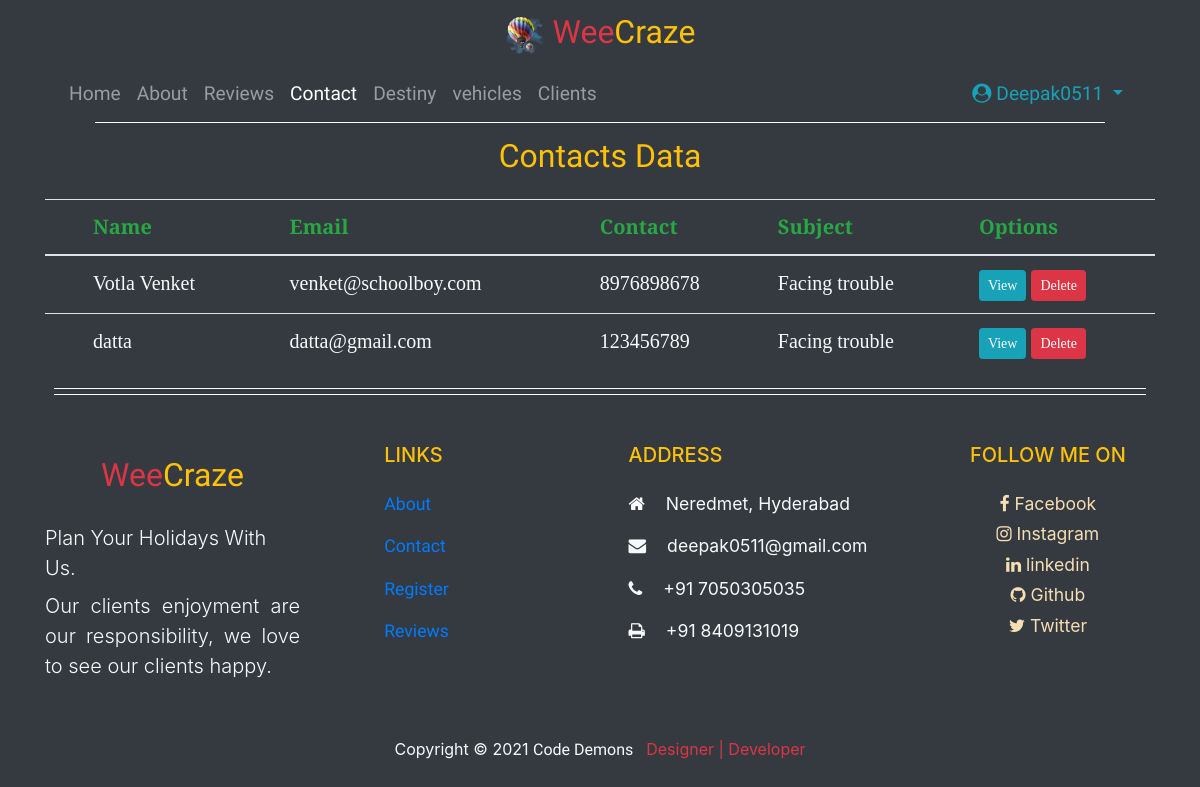
The app's page /contact/ (signed in) with its own data.
### register/models.py (models this page shows, shortened)
class Client(AbstractBaseUser):
    username = models.CharField(max_length=30, unique=True)
    email = models.EmailField(verbose_name="email", max_length=60, unique=True)
    first_name = models.CharField(max_length=30)
    last_name = models.CharField(max_length=30)
    contact = models.CharField(max_length=10)
    date_joined = models.DateTimeField(verbose_name="date joined", auto_now_add=True)
    last_joined = models.DateTimeField(verbose_name="last login", auto_now_add=True)
    is_admin = models.BooleanField(default=True)
    is_active = models.BooleanField(default=True)
    is_staff = models.BooleanField(default=False)
    is_superuser = models.BooleanField(default=False)
    USERNAME_FIELD = 'username'
    REQUIRED_FIELDS = ['email']
    objects = MyClient()

### contact/models.py (models this page shows)
class Contact(models.Model):
    name = models.CharField(max_length=50)
    email = models.CharField(max_length=30)
    contact = models.CharField(max_length=10)
    subject = models.CharField(max_length=20)
    adress = models.CharField(max_length=80)
    message = models.CharField(max_length=200)

### contact/views.py (the view)
# urls.py: path('', include('contact.urls')),
def contact(request):
    if request.method == "POST":
        form = ContactForm(request.POST)
        if form.is_valid():
            Contact = form.save()
            name = Contact.name
            messages.success(request, 'Received your message.. We will be back to you ' + name)
    else:
        form = ContactForm()
    contactData = ContactModal.objects.all()
    context = { 'contact' : 'active', 'fm' : ContactForm, 'contactData':contactData}
    return render(request, 'contact/contact.html', context)

### contact/templates/contact/contact.html (shortened to what this page needs)
{% extends 'home/base.html' %}
{% load static %}
    {% block content %}
        <div class="container">
                {% if user.is_superuser %}
                    <h2 class="kaushan text-center text-warning my-2"> Contacts Data </h2>
                    <table class="table table-hover mt-3 garamond lead">
                        <div class="row">
                            <thead class="border-bottom-0">
                                <tr class="text-success text-justify">
                                    <th scope="col" class="pl-5">Name</th>
                                    <th scope="col">Email</th>
                                    <th scope="col">Contact</th>
                                    <th scope="col">Subject</th>
                                    <th scope="col">Options</th>
                                </tr>
                            </thead>
                            <tbody>
                                {% for contact_data in contactData %}
                                <tr class="text-light text-justify">
                                    <td scope="row" class="pl-5"> {{ contact_data.name }} </td>
                                    <td> {{ contact_data.email }} </td>
                                    <td> {{ contact_data.contact }} </td>
                                    <td> {{ contact_data.subject }} </td>
                                    <td>
                                        <button type="button" class="btn btn-sm btn-info"> View </button>
                                        <a href=" {% url 'delete_contact' contact_data.id %} "> <button type="button" class="btn btn-sm btn-danger">Delete</button> </a>
                                    </td>
                                </tr>
                                {% endfor %}
                            </tbody>
                        </div>
                    </table>
            {% endif %}
        </div>
        <hr>
    {% endblock content %}

### home/templates/home/navbar.html (shortened to what this page needs)
<nav class="navbar navbar-expand-lg navbar-dark bg-dark pb-1">
    <div class="collapse navbar-collapse" id="navbarNavDropdown">
      <ul class="navbar-nav justify-content-center">
        <li class="nav-item">
          <a class="nav-link {{ home }}" href="{% url 'home' %}"> Home <span class="sr-only">(current)</span></a>
        </li>
        <li class="nav-item">
          <a class="nav-link {{ about }}" href="{% url 'about' %}"> About </a>
        </li>
        <li class="nav-item">
                    <a class="nav-link" href="#"> Reviews </a>
        </li>
      </ul>
      {% if request.user.is_authenticated %}
        <ul class="navbar-nav">
          {% if user.is_superuser %}
            <li class="nav-item">
              <a class="nav-link {{ contact }}" href="{% url 'contact' %}"> Contact </a>
            </li>
            <li class="nav-item">
              <a class="nav-link {{ destiny }}" href="{% url 'destiny' %}"> Destiny </a>
            </li>
            <li class="nav-item">
              <a class="nav-link {{ vehicle }}" href=" {% url 'vehicle' %} "> vehicles </a>
            </li>
            <li class="nav-item">
              <a class="nav-link {{ clients }}" href=" {% url 'clients' %} "> Clients </a>
            </li>
          {% endif %}
        </ul>
        <div class="nav-item dropdown ml-auto kaushan">
            <a class="nav-link kaushan active dropdown-toggle text-info" href="#" id="navbarDropdownMenuLink" data-toggle="dropdown"
              aria-haspopup="true" aria-expanded="false"> <i class="fa fa-user-circle fa-spin "></i>
              {{ request.user.username }}
            </a>
        </div>
      {% endif %}
    </div>
</nav>

### home/static/home/css/style.css (style rules this page uses)
* { margin: 0; padding: 0; }
body { background-color: rgb(52, 58, 64); }
li a { font-family: 'Kaushan Script', cursive; }
.navbar a { font-size: 1.2rem; }
hr { width: 91%; margin: 0 4.5%; border-bottom: 1px solid white; }
.kaushan { font-family: 'Kaushan Script', cursive; }
.garamond { font-family: 'EB Garamond', serif; }
.links ul li p a, a { text-decoration: none; }

### records on screen
Client: user.username "Deepak0511"
Contact: name "Votla Venket", email "venket@schoolboy.com", contact "8976898678", subject "Facing trouble"
Contact: name "datta", email "datta@gmail.com", contact "123456789", subject "Facing trouble"
